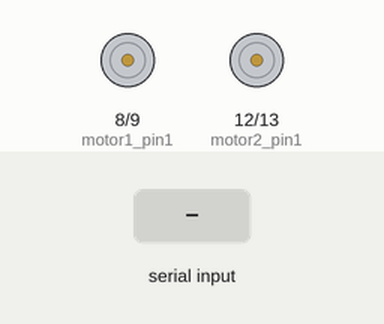
Bench run of a sketch on a simulated Arduino Uno, built with avr-gcc and run on an emulated ATmega328P. Parts: motor-driver pin pairs drawn as motors (green arrow = first pin HIGH = forward, orange = second pin HIGH = backward, longer = more drive, scaled by the enable pin). The inputs (shaded band) are chosen by the test bench.

Above: at 1.2 s.
1.3 s: "F" received over Serial
At 1.7 s:
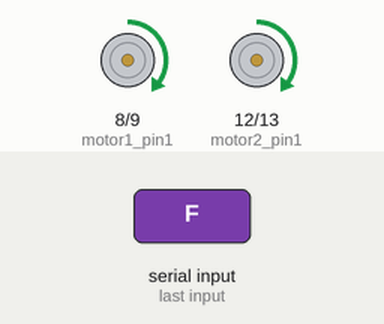
2.8 s: "B" received over Serial
At 4.0 s:
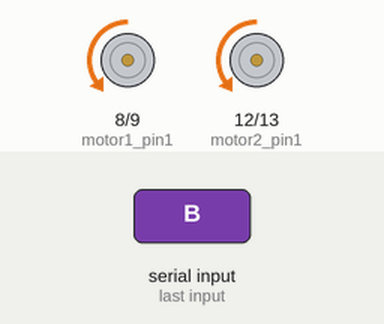
4.3 s: "R" received over Serial
At 5.2 s:
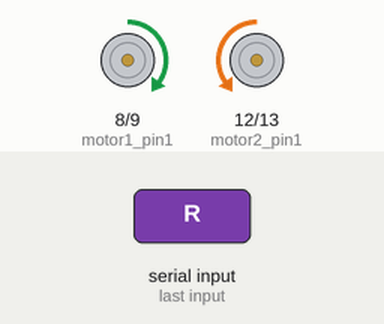
5.8 s: "L" received over Serial
At 6.4 s:
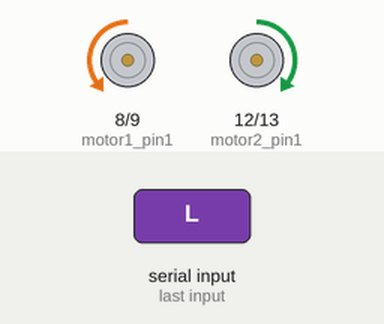
7.3 s: "S" received over Serial
At 8.7 s:
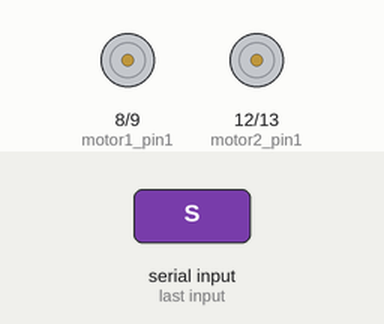
Timing chart, 0 to 9.8 s (numbered marks = the images above; inputs shaded):
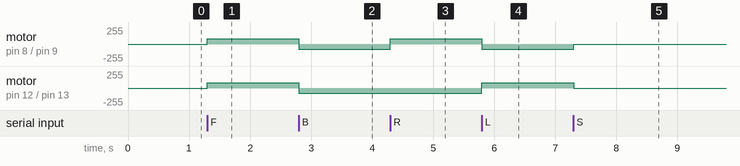

Measured:
- after the input at 1.3 s, motor on pin 8 (motor1_pin1) / pin 9 (motor1_pin2), motor on pin 12 (motor2_pin1) / pin 13 (motor2_pin2): stopped → forward 80/255 at once
- after the input at 2.8 s, motor on pin 8 (motor1_pin1) / pin 9 (motor1_pin2), motor on pin 12 (motor2_pin1) / pin 13 (motor2_pin2): forward 80/255 → backward 80/255 at once
- after the input at 4.3 s, motor on pin 8 (motor1_pin1) / pin 9 (motor1_pin2): backward 80/255 → forward 80/255 at once
- after the input at 5.8 s, motor on pin 8 (motor1_pin1) / pin 9 (motor1_pin2): forward 80/255 → backward 80/255 at once; motor on pin 12 (motor2_pin1) / pin 13 (motor2_pin2): backward 80/255 → forward 80/255 at once
- after the input at 7.3 s, motor on pin 8 (motor1_pin1) / pin 9 (motor1_pin2): backward 80/255 → stopped at once; motor on pin 12 (motor2_pin1) / pin 13 (motor2_pin2): forward 80/255 → stopped at once

The sketch:

bluetooth_controlled_car.ino
```cpp
// motor 1
#define motor1_en 10
#define motor1_pin1 8
#define motor1_pin2 9

// motor 2
#define motor2_en 11
#define motor2_pin1 12
#define motor2_pin2 13

// setting up the speed
#define speed 80

// writing functions for motors, m1 stands for motor1 and cw stands for clockwise aka forward, aw stands for anticlockwise

void m1_cw()
{
  analogWrite(motor1_en,speed);
  digitalWrite(motor1_pin1,HIGH);
  digitalWrite(motor1_pin2,LOW);
}

void m1_aw()
{
  analogWrite(motor1_en,speed);
  digitalWrite(motor1_pin1,LOW);
  digitalWrite(motor1_pin2,HIGH);
}

 // for motor2

void m2_cw()
 {
  analogWrite(motor2_en, speed);
  digitalWrite(motor2_pin1,HIGH);
  digitalWrite(motor2_pin2,LOW);
}

void m2_aw()
{
  analogWrite(motor2_en,speed);
  digitalWrite(motor2_pin1,LOW);
  digitalWrite(motor2_pin2,HIGH);
}

// defining fucntions for whole robot, calling both motor functions
// the motor on the right is connected with pin3,pin4 so its actually motor2

void forward()
{
  m1_cw();
  m2_cw();
}

void right()
{
  m2_aw();
  m1_cw();
}

void left()
{
  m1_aw();
  m2_cw();
}

void back()
{
  m1_aw();
  m2_aw();
}

void stop()
{
  analogWrite(motor1_en,0);
  analogWrite(motor2_en,0);
}

void setup() {
  // motor1 setup
  pinMode(motor1_en,OUTPUT);
  pinMode(motor1_pin1,OUTPUT);
  pinMode(motor1_pin2,OUTPUT);

  // motor2 setup
  pinMode(motor2_en,OUTPUT);
  pinMode(motor2_pin1,OUTPUT);
  pinMode(motor2_pin2,OUTPUT);

  Serial.begin(9600);

}

char direction;

void loop() {
  // put your main code here, to run repeatedly:
  if(Serial.available())
  {
    direction=Serial.read();
    if(direction=='F') forward();
    else if(direction=='B') back();
    else if(direction=='R') right();
    else if(direction=='L') left();
    else if(direction=='S') stop();
    else Serial.print(direction); // incase if it sends wrong command, then for debugging
  }

}
```
